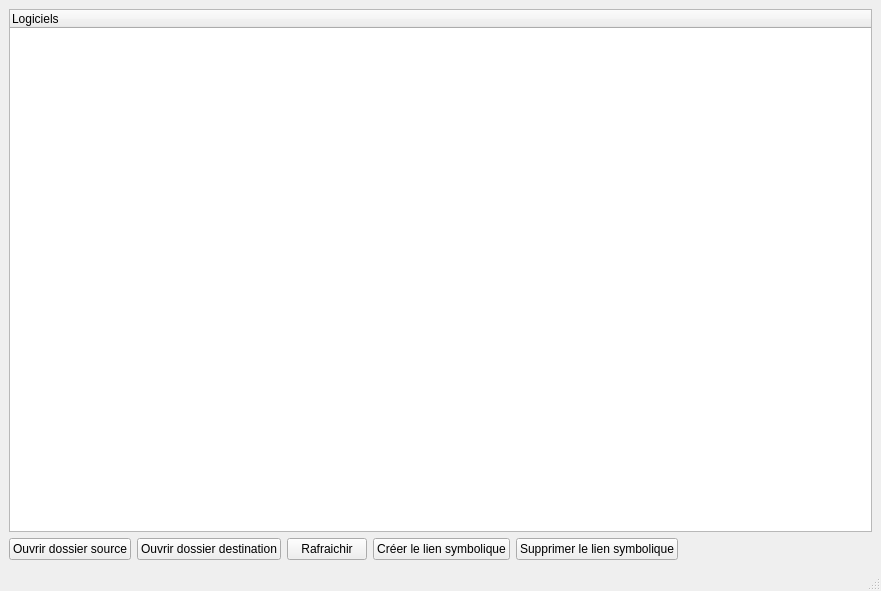
<?xml version="1.0" encoding="UTF-8"?>
<ui version="4.0">
 <class>MainWindow</class>
 <widget class="QMainWindow" name="MainWindow">
  <property name="geometry">
   <rect>
    <x>0</x>
    <y>0</y>
    <width>881</width>
    <height>591</height>
   </rect>
  </property>
  <property name="windowTitle">
   <string>MainWindow</string>
  </property>
  <widget class="QWidget" name="centralwidget">
   <layout class="QGridLayout" name="gridLayout">
    <item row="1" column="0">
     <layout class="QHBoxLayout" name="horizontalLayout">
      <item>
       <widget class="QPushButton" name="pushButton_3">
        <property name="text">
         <string>Ouvrir dossier source</string>
        </property>
        <property name="icon">
         <iconset theme="folder">
          <normaloff>.</normaloff>.</iconset>
        </property>
       </widget>
      </item>
      <item>
       <widget class="QPushButton" name="pushButton_4">
        <property name="text">
         <string>Ouvrir dossier destination</string>
        </property>
        <property name="icon">
         <iconset theme="folder">
          <normaloff>.</normaloff>.</iconset>
        </property>
       </widget>
      </item>
      <item>
       <widget class="QPushButton" name="pushButton_2">
        <property name="text">
         <string>Rafraichir</string>
        </property>
        <property name="icon">
         <iconset theme="reload">
          <normaloff>.</normaloff>.</iconset>
        </property>
       </widget>
      </item>
      <item>
       <widget class="QPushButton" name="pushButton_5">
        <property name="text">
         <string>Créer le lien symbolique</string>
        </property>
        <property name="icon">
         <iconset theme="add">
          <normaloff>.</normaloff>.</iconset>
        </property>
       </widget>
      </item>
      <item>
       <widget class="QPushButton" name="pushButton">
        <property name="text">
         <string>Supprimer le lien symbolique</string>
        </property>
        <property name="icon">
         <iconset theme="remove">
          <normaloff>.</normaloff>.</iconset>
        </property>
       </widget>
      </item>
      <item>
       <spacer name="horizontalSpacer">
        <property name="orientation">
         <enum>Qt::Horizontal</enum>
        </property>
        <property name="sizeHint" stdset="0">
         <size>
          <width>40</width>
          <height>20</height>
         </size>
        </property>
       </spacer>
      </item>
     </layout>
    </item>
    <item row="0" column="0">
     <widget class="QTreeWidget" name="treeWidget">
      <property name="selectionMode">
       <enum>QAbstractItemView::SingleSelection</enum>
      </property>
      <property name="selectionBehavior">
       <enum>QAbstractItemView::SelectRows</enum>
      </property>
      <column>
       <property name="text">
        <string>Logiciels</string>
       </property>
      </column>
     </widget>
    </item>
   </layout>
  </widget>
  <widget class="QMenuBar" name="menubar">
   <property name="geometry">
    <rect>
     <x>0</x>
     <y>0</y>
     <width>881</width>
     <height>24</height>
    </rect>
   </property>
  </widget>
  <widget class="QStatusBar" name="statusbar"/>
 </widget>
 <resources/>
 <connections/>
</ui>
